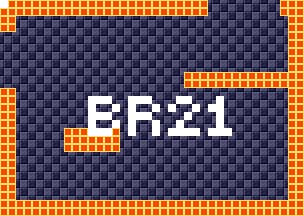

A 2D game scene composited from a Tiled map and its tileset images. What follows is a short description and the map's XML, with each tile layer's data collapsed to a summary:
An orthogonal 38x27 tile map with 8x8 px tiles, 4 tile layers (background, foreground, room numbers, Objects), 15 tilesets.

<map version="1.5" tiledversion="1.7.1" orientation="orthogonal" renderorder="right-down" width="38" height="27" tilewidth="8" tileheight="8" infinite="0" nextlayerid="11" nextobjectid="1">
 <tileset firstgid="1" source="tilesheets/tsKarniMata.tsx" />
 <tileset firstgid="1025" source="tilesheets/tsVoodooWasp.tsx" />
 <tileset firstgid="2049" source="tilesheets/tsBurial.tsx" />
 <tileset firstgid="3073" source="tilesheets/tsBlueTemple.tsx" />
 <tileset firstgid="4097" source="tilesheets/tsGoddess.tsx" />
 <tileset firstgid="5121" source="tilesheets/tsKonark.tsx" />
 <tileset firstgid="6145" name="sEnemies" tilewidth="8" tileheight="8" tilecount="1024" columns="32">
  <image source="../grapx/tilesheets/sObjects.bmp" trans="ff94ff" width="256" height="256" />
 </tileset>
 <tileset firstgid="7169" source="tilesheets/tsIceTemple.tsx" />
 <tileset firstgid="8193" source="tilesheets/tsLavaArea.tsx" />
 <tileset firstgid="9217" source="tilesheets/tsBossArea.tsx" />
 <tileset firstgid="10241" source="tilesheets/tsPegu.tsx" />
 <tileset firstgid="11265" source="tilesheets/sTiwanakuTemple.tsx" />
 <tileset firstgid="12289" source="tilesheets/sIndraTemple.tsx" />
 <tileset firstgid="13313" source="tilesheets/sTeleport.tsx" />
 <tileset firstgid="14337" source="tilesheets/sObjects.tsx" />
 <layer id="2" name="background" width="38" height="27">
  <data>[1026 cells, 1026 non-empty, 2 distinct tile ids]</data>
 </layer>
 <layer id="1" name="foreground" width="38" height="27">
  <data>[1026 cells, 259 non-empty, 1 distinct tile ids]</data>
 </layer>
 <layer id="7" name="room numbers" width="38" height="27">
  <data>[1026 cells, 44 non-empty, 1 distinct tile ids]</data>
 </layer>
 <layer id="10" name="Objects" width="38" height="27">
  <data>[1026 cells, 0 non-empty, 0 distinct tile ids]</data>
 </layer>
</map>
